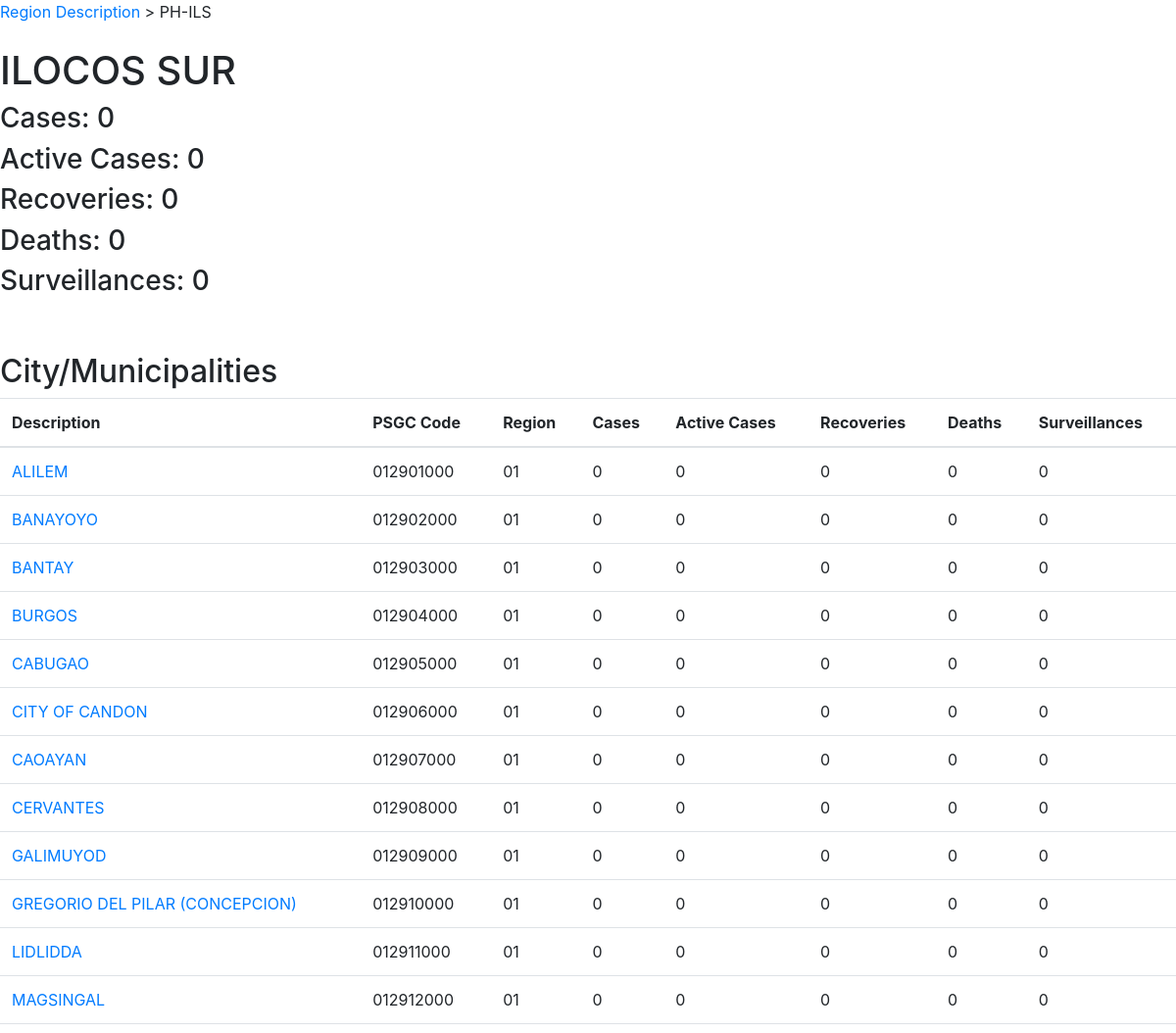
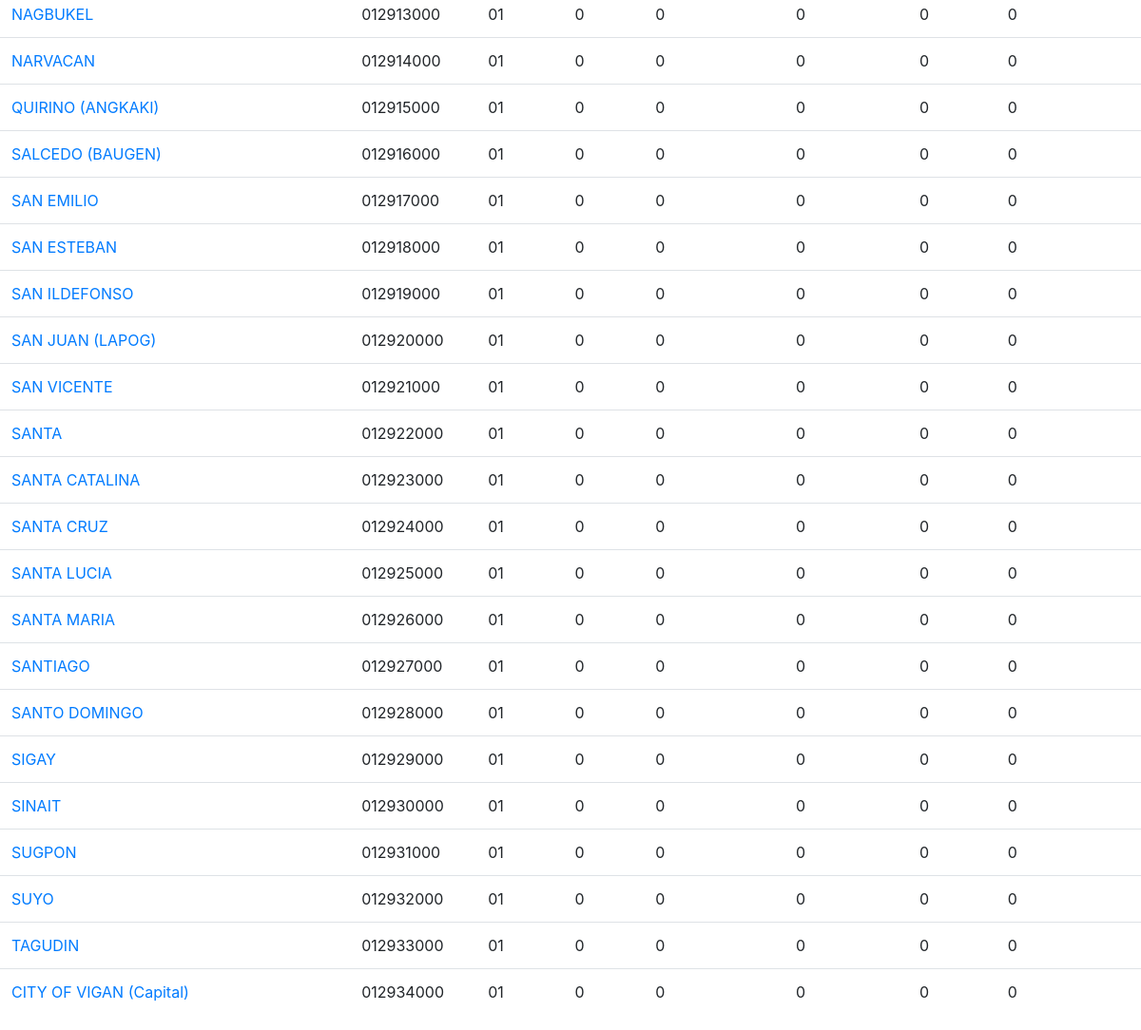
The page /province.php?code=0129 on the database its author committed (2 pictures, top to bottom).
### tables this page shows
CREATE TABLE `tbl_province` (
  `id` int(2) NOT NULL AUTO_INCREMENT,
  `psgc_code` varchar(9) NOT NULL,
  `prov_desc` varchar(40) NOT NULL,
  `reg_code` varchar(2) NOT NULL,
  `prov_code` varchar(4) NOT NULL,
  `iso` varchar(6) NOT NULL,
  `num_cases`  int unsigned DEFAULT 0,
  `num_active` int unsigned DEFAULT 0,
  `num_recoveries` int unsigned DEFAULT 0,
  `num_deaths` int unsigned DEFAULT 0,
  `num_surveillances` int unsigned DEFAULT 0,
  PRIMARY KEY (`id`)
);

CREATE TABLE `tbl_citymun` (
  `id` int(5) NOT NULL AUTO_INCREMENT,
  `psgc_code` varchar(9) NOT NULL,
  `citymun_desc` varchar(50) NOT NULL,
  `reg_desc` varchar(2) NOT NULL,
  `prov_code` varchar(4) NOT NULL,
  `citymun_code` varchar(6) NOT NULL,
  `num_cases`  mediumint unsigned DEFAULT 0,
  `num_active` mediumint unsigned DEFAULT 0,
  `num_recoveries` mediumint unsigned DEFAULT 0,
  `num_deaths` mediumint unsigned DEFAULT 0,
  `num_surveillances` mediumint unsigned DEFAULT 0,
  PRIMARY KEY (`id`)
);

### includes/functions.inc.php (called while the page is built, shortened)
<?php
function getProvince($conn, $prov_code) {
    $sql = "SELECT * FROM tbl_province WHERE prov_code = ?;";
    $stmt = mysqli_stmt_init($conn);
    if(!mysqli_stmt_prepare($stmt, $sql)) {
        return null;
    }
    mysqli_stmt_bind_param($stmt, "s", $prov_code);
    mysqli_stmt_execute($stmt);
    $resultsData = mysqli_stmt_get_result($stmt);
    if(!$resultsData) {
        return null;
    } else {
        return $resultsData;
    }
}
function getCitymuns($conn, $prov_code) {
    $sql = "SELECT * FROM tbl_citymun WHERE prov_code = ?;";
    $stmt = mysqli_stmt_init($conn);
    if(!mysqli_stmt_prepare($stmt, $sql)) {
        return null;
    }
    mysqli_stmt_bind_param($stmt, "s", $prov_code);
    mysqli_stmt_execute($stmt);
    $resultsData = mysqli_stmt_get_result($stmt);
    if(!$resultsData) {
        return null;
    }else {
        return $resultsData;
    }
}

### province.php (the view, shortened to what this page needs)
<?php
    include_once 'header.php';
?>
<?php
    include_once 'includes/dbh.inc.php';
    include 'includes/functions.inc.php';
    $prov_code = $_GET['code'];
    $provinceRes = getProvince($conn, $prov_code);
    $province = mysqli_fetch_array($provinceRes);
    $citymunRes = getCitymuns($conn, $prov_code);
?>
<span>
    <a href="region.php?code=<?php echo $province['reg_code']; ?>">Region Description</a>
    > <?php echo $province['iso']; ?>
</span>
<br><br>
<section>
<h1><?php echo $province['prov_desc']; ?></h1>
<h3>Cases: <?php echo $province['num_cases']; ?></h3>
<h3>Active Cases: <?php echo $province['num_active']; ?></h3>
<h3>Recoveries: <?php echo $province['num_recoveries']; ?></h3>
<h3>Deaths: <?php echo $province['num_deaths']; ?></h3>
<h3>Surveillances: <?php echo $province['num_surveillances']; ?></h3>
</section>
<br><br>
<h2>City/Municipalities</h2>
<table class="table table-hover">
    <thead>
        <tr>
            <th>Description</th>
            <th>PSGC Code</th>
            <th>Region</th>
            <th>Cases</th>
            <th>Active Cases</th>
            <th>Recoveries</th>
            <th>Deaths</th>
            <th>Surveillances</th>
        </tr>
    </thead>
    <tbody>
        <?php
            while($row = mysqli_fetch_array($citymunRes)) {
        ?>
        <tr>
            <td>
            <a href="citymun.php?code=<?php echo $row['citymun_code']; ?>"><?php echo $row['citymun_desc']; ?></a>
            </td>
            <td><?php echo $row['psgc_code']; ?></td>
            <td><?php echo $row['reg_desc']; ?></td>
            <td><?php echo $row['num_cases']; ?></td>
            <td><?php echo $row['num_active']; ?></td>
            <td><?php echo $row['num_recoveries']; ?></td>
            <td><?php echo $row['num_deaths']; ?></td>
            <td><?php echo $row['num_surveillances']; ?></td>
        </tr>
        <?php
            }
        ?>
    </tbody>
</table>
<?php
    include_once 'footer.php';
?>

### rows shown on the page
tbl_province: iso "PH-ILS", prov_desc "ILOCOS SUR", num_cases "0", num_active "0", num_recoveries "0", num_deaths "0", num_surveillances "0"
tbl_citymun: citymun_desc "ALILEM", psgc_code "012901000", reg_desc "01", num_cases "0", num_active "0", num_recoveries "0", num_deaths "0", num_surveillances "0"
tbl_citymun: citymun_desc "BANAYOYO", psgc_code "012902000", reg_desc "01", num_cases "0", num_active "0", num_recoveries "0", num_deaths "0", num_surveillances "0"
tbl_citymun: citymun_desc "BANTAY", psgc_code "012903000", reg_desc "01", num_cases "0", num_active "0", num_recoveries "0", num_deaths "0", num_surveillances "0"
tbl_citymun: citymun_desc "BURGOS", psgc_code "012904000", reg_desc "01", num_cases "0", num_active "0", num_recoveries "0", num_deaths "0", num_surveillances "0"
tbl_citymun: citymun_desc "CABUGAO", psgc_code "012905000", reg_desc "01", num_cases "0", num_active "0", num_recoveries "0", num_deaths "0", num_surveillances "0"
tbl_citymun: citymun_desc "CITY OF CANDON", psgc_code "012906000", reg_desc "01", num_cases "0", num_active "0", num_recoveries "0", num_deaths "0", num_surveillances "0"
tbl_citymun: citymun_desc "CAOAYAN", psgc_code "012907000", reg_desc "01", num_cases "0", num_active "0", num_recoveries "0", num_deaths "0", num_surveillances "0"
tbl_citymun: citymun_desc "CERVANTES", psgc_code "012908000", reg_desc "01", num_cases "0", num_active "0", num_recoveries "0", num_deaths "0", num_surveillances "0"
tbl_citymun: citymun_desc "GALIMUYOD", psgc_code "012909000", reg_desc "01", num_cases "0", num_active "0", num_recoveries "0", num_deaths "0", num_surveillances "0"
tbl_citymun: citymun_desc "GREGORIO DEL PILAR (CONCEPCION)", psgc_code "012910000", reg_desc "01", num_cases "0", num_active "0", num_recoveries "0", num_deaths "0", num_surveillances "0"
tbl_citymun: citymun_desc "LIDLIDDA", psgc_code "012911000", reg_desc "01", num_cases "0", num_active "0", num_recoveries "0", num_deaths "0", num_surveillances "0"
tbl_citymun: citymun_desc "MAGSINGAL", psgc_code "012912000", reg_desc "01", num_cases "0", num_active "0", num_recoveries "0", num_deaths "0", num_surveillances "0"
tbl_citymun: citymun_desc "NAGBUKEL", psgc_code "012913000", reg_desc "01", num_cases "0", num_active "0", num_recoveries "0", num_deaths "0", num_surveillances "0"
tbl_citymun: citymun_desc "NARVACAN", psgc_code "012914000", reg_desc "01", num_cases "0", num_active "0", num_recoveries "0", num_deaths "0", num_surveillances "0"
tbl_citymun: citymun_desc "QUIRINO (ANGKAKI)", psgc_code "012915000", reg_desc "01", num_cases "0", num_active "0", num_recoveries "0", num_deaths "0", num_surveillances "0"
tbl_citymun: citymun_desc "SALCEDO (BAUGEN)", psgc_code "012916000", reg_desc "01", num_cases "0", num_active "0", num_recoveries "0", num_deaths "0", num_surveillances "0"
tbl_citymun: citymun_desc "SAN EMILIO", psgc_code "012917000", reg_desc "01", num_cases "0", num_active "0", num_recoveries "0", num_deaths "0", num_surveillances "0"
tbl_citymun: citymun_desc "SAN ESTEBAN", psgc_code "012918000", reg_desc "01", num_cases "0", num_active "0", num_recoveries "0", num_deaths "0", num_surveillances "0"
tbl_citymun: citymun_desc "SAN ILDEFONSO", psgc_code "012919000", reg_desc "01", num_cases "0", num_active "0", num_recoveries "0", num_deaths "0", num_surveillances "0"
tbl_citymun: citymun_desc "SAN JUAN (LAPOG)", psgc_code "012920000", reg_desc "01", num_cases "0", num_active "0", num_recoveries "0", num_deaths "0", num_surveillances "0"
tbl_citymun: citymun_desc "SAN VICENTE", psgc_code "012921000", reg_desc "01", num_cases "0", num_active "0", num_recoveries "0", num_deaths "0", num_surveillances "0"
tbl_citymun: citymun_desc "SANTA", psgc_code "012922000", reg_desc "01", num_cases "0", num_active "0", num_recoveries "0", num_deaths "0", num_surveillances "0"
tbl_citymun: citymun_desc "SANTA CATALINA", psgc_code "012923000", reg_desc "01", num_cases "0", num_active "0", num_recoveries "0", num_deaths "0", num_surveillances "0"
tbl_citymun: citymun_desc "SANTA CRUZ", psgc_code "012924000", reg_desc "01", num_cases "0", num_active "0", num_recoveries "0", num_deaths "0", num_surveillances "0"
tbl_citymun: citymun_desc "SANTA LUCIA", psgc_code "012925000", reg_desc "01", num_cases "0", num_active "0", num_recoveries "0", num_deaths "0", num_surveillances "0"
tbl_citymun: citymun_desc "SANTA MARIA", psgc_code "012926000", reg_desc "01", num_cases "0", num_active "0", num_recoveries "0", num_deaths "0", num_surveillances "0"
tbl_citymun: citymun_desc "SANTIAGO", psgc_code "012927000", reg_desc "01", num_cases "0", num_active "0", num_recoveries "0", num_deaths "0", num_surveillances "0"
tbl_citymun: citymun_desc "SANTO DOMINGO", psgc_code "012928000", reg_desc "01", num_cases "0", num_active "0", num_recoveries "0", num_deaths "0", num_surveillances "0"
tbl_citymun: citymun_desc "SIGAY", psgc_code "012929000", reg_desc "01", num_cases "0", num_active "0", num_recoveries "0", num_deaths "0", num_surveillances "0"
tbl_citymun: citymun_desc "SINAIT", psgc_code "012930000", reg_desc "01", num_cases "0", num_active "0", num_recoveries "0", num_deaths "0", num_surveillances "0"
tbl_citymun: citymun_desc "SUGPON", psgc_code "012931000", reg_desc "01", num_cases "0", num_active "0", num_recoveries "0", num_deaths "0", num_surveillances "0"
tbl_citymun: citymun_desc "SUYO", psgc_code "012932000", reg_desc "01", num_cases "0", num_active "0", num_recoveries "0", num_deaths "0", num_surveillances "0"
tbl_citymun: citymun_desc "TAGUDIN", psgc_code "012933000", reg_desc "01", num_cases "0", num_active "0", num_recoveries "0", num_deaths "0", num_surveillances "0"
tbl_citymun: citymun_desc "CITY OF VIGAN (Capital)", psgc_code "012934000", reg_desc "01", num_cases "0", num_active "0", num_recoveries "0", num_deaths "0", num_surveillances "0"
